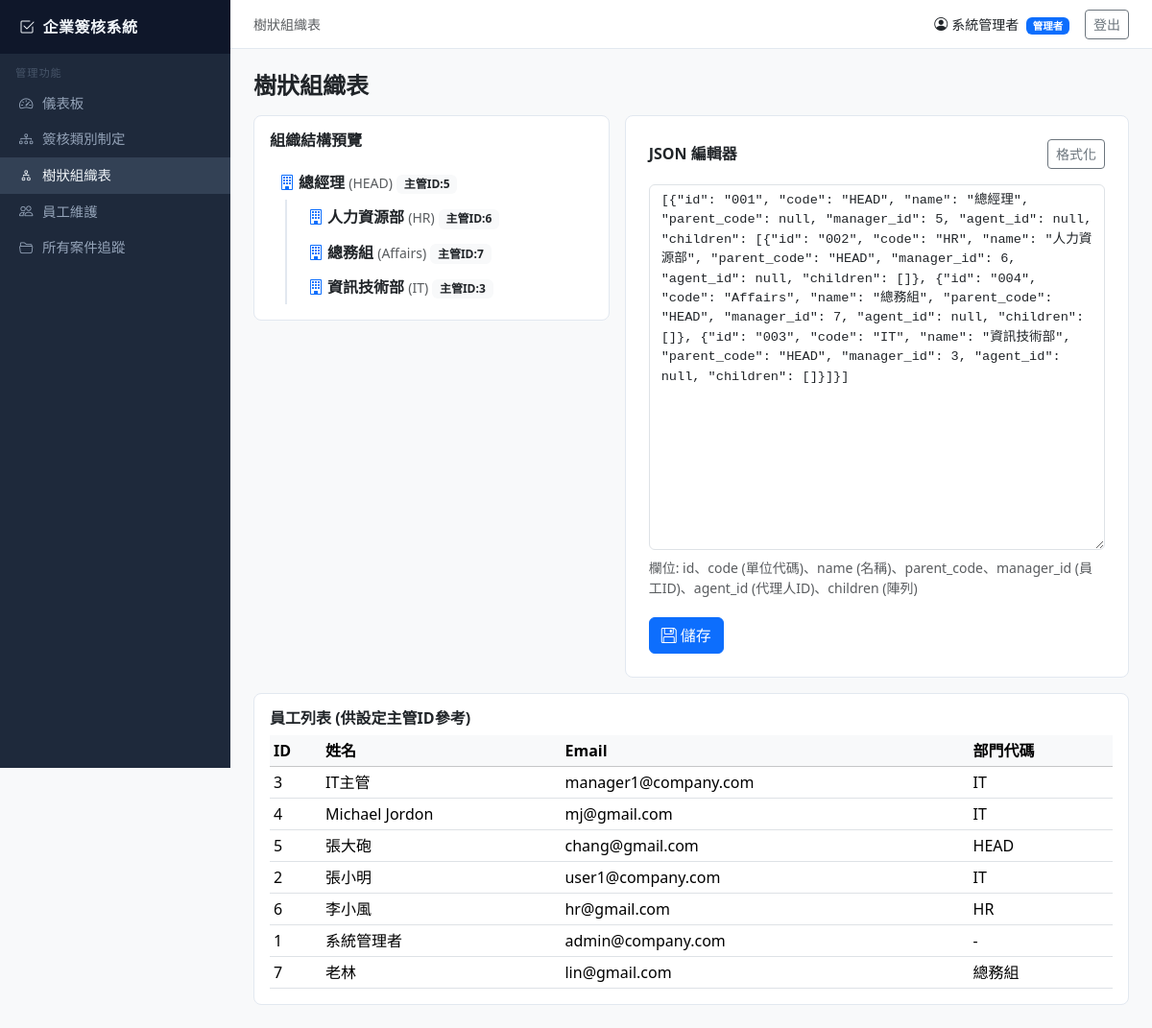
/admin-panel/org/ (signed in), run on the app's committed database.
### core/models.py (models this page shows, shortened)
class Employee(models.Model):
    user = models.OneToOneField(User, on_delete=models.CASCADE, related_name="employee", null=True, blank=True)
    name = models.CharField(max_length=100)
    email = models.EmailField(unique=True)
    tel = models.CharField(max_length=20, blank=True)
    department_code = models.CharField(max_length=50, blank=True)
    is_admin = models.BooleanField(default=False)
    created_at = models.DateTimeField(auto_now_add=True)
    class Meta:
        verbose_name = "員工"
        verbose_name_plural = "員工"

### core/views/admin_views.py (the view)
# urls.py: path("admin-panel/org/", admin_views.org_tree_view, name="org_tree"),
@admin_required
def org_tree_view(request):
    tree = get_org_tree()
    employees = Employee.objects.all().order_by("name")
    return render(request, "admin/org_tree.html", {"tree_json": json.dumps(tree, ensure_ascii=False), "employees": employees})

### core/views/admin_views.py (called while the page is built)
def get_org_tree():
    path = settings.ORG_TREE_PATH
    if path.exists():
        return json.loads(path.read_text(encoding="utf-8"))
    return []

### templates/admin/org_tree.html (shortened to what this page needs)
{% extends "base.html" %}
{% block breadcrumb %}樹狀組織表{% endblock %}
{% block content %}
<div class="d-flex justify-content-between align-items-center mb-3">
  <h4 class="fw-bold mb-0">樹狀組織表</h4>
</div>
<div class="row g-3">
<div class="col-md-5">
  <div class="card p-3">
    <h6 class="fw-semibold mb-3">組織結構預覽</h6>
    <div id="tree-view"></div>
  </div>
</div>
<div class="col-md-7">
  <div class="card p-4">
    <div class="d-flex justify-content-between align-items-center mb-3">
      <h6 class="fw-semibold mb-0">JSON 編輯器</h6>
      <button type="button" class="btn btn-sm btn-outline-secondary" id="formatBtn">格式化</button>
    </div>
    <textarea id="tree-editor" class="form-control" rows="18">{{ tree_json }}</textarea>
    <p class="text-muted small mt-2">
      欄位: id、code (單位代碼)、name (名稱)、parent_code、manager_id (員工ID)、agent_id (代理人ID)、children (陣列)
    </p>
    <form method="post" action="{% url 'org_tree_save' %}" id="saveOrgForm">
      <button type="button" class="btn btn-primary mt-1" id="saveOrgBtn"><i class="bi bi-floppy me-1"></i>儲存</button>
    </form>
  </div>
</div>
<div class="col-12">
  <div class="card p-3">
    <h6 class="fw-semibold mb-2">員工列表 (供設定主管ID參考)</h6>
    <div class="table-responsive">
      <table class="table table-sm table-hover mb-0">
        <thead class="table-light"><tr><th>ID</th><th>姓名</th><th>Email</th><th>部門代碼</th></tr></thead>
        <tbody>
          {% for emp in employees %}
          <tr><td>{{ emp.pk }}</td><td>{{ emp.name }}</td><td>{{ emp.email }}</td><td>{{ emp.department_code|default:"-" }}</td></tr>
          {% empty %}
          <tr><td colspan="4" class="text-muted text-center">尚無員工</td></tr>
          {% endfor %}
        </tbody>
      </table>
    </div>
  </div>
</div>
</div>
{% endblock %}

### templates/base.html (shortened to what this page needs)
<!DOCTYPE html>
<html lang="zh-Hant">
<head>
  <link rel="stylesheet" href="https://cdn.jsdelivr.net/npm/bootstrap@5.3.3/dist/css/bootstrap.min.css">
  <link rel="stylesheet" href="https://cdn.jsdelivr.net/npm/bootstrap-icons@1.11.3/font/bootstrap-icons.css">
</head>
<body>
{% if user.is_authenticated %}
{% with emp=user.employee %}
<div class="sidebar">
  <div class="brand"><i class="bi bi-check2-square me-2"></i>企業簽核系統</div>
  {% if emp.is_admin %}
  <div class="nav-section">管理功能</div>
  <a href="{% url 'admin_dashboard' %}" class="nav-link {% if request.resolver_match.url_name == 'admin_dashboard' %}active{% endif %}">
    <i class="bi bi-speedometer2"></i> 儀表板
  </a>
  <a href="{% url 'workflow_list' %}" class="nav-link {% if 'workflow' in request.resolver_match.url_name %}active{% endif %}">
    <i class="bi bi-diagram-3"></i> 簽核類別制定
  </a>
  <a href="{% url 'org_tree' %}" class="nav-link {% if request.resolver_match.url_name == 'org_tree' %}active{% endif %}">
    <i class="bi bi-diagram-2"></i> 樹狀組織表
  </a>
  <a href="{% url 'employee_list' %}" class="nav-link {% if 'employee' in request.resolver_match.url_name %}active{% endif %}">
    <i class="bi bi-people"></i> 員工維護
  </a>
  <a href="{% url 'admin_case_list' %}" class="nav-link {% if 'admin_case' in request.resolver_match.url_name %}active{% endif %}">
    <i class="bi bi-folder2-open"></i> 所有案件追蹤
  </a>
  {% endif %}
</div>
<div class="topbar">
  <span class="text-muted small">{% block breadcrumb %}{% endblock %}</span>
  <div class="d-flex align-items-center gap-3">
    <span class="small"><i class="bi bi-person-circle me-1"></i>{{ emp.name }}
      {% if emp.is_admin %}<span class="badge bg-primary ms-1">管理者</span>{% endif %}
    </span>
    <a href="{% url 'logout' %}" class="btn btn-sm btn-outline-secondary">登出</a>
  </div>
</div>
{% endwith %}
{% endif %}
<div class="main-content">
  {% block content %}{% endblock %}
</div>
</body>
</html>

### templates/base.html (style rules this page uses)
body { background-color: #f8f9fa; }
.sidebar { width: 240px; min-height: 100vh; background: #1e293b; color: #94a3b8; position: fixed; top: 0; left: 0; padding-top: 0; z-index: 100; overflow-y: auto; }
.sidebar .brand { background: #0f172a; padding: 1rem 1.25rem; font-size: 1rem; font-weight: 700; color: #f1f5f9; letter-spacing: 0.5px; }
.sidebar .nav-section { padding: 0.75rem 1rem 0.25rem; font-size: 0.7rem; text-transform: uppercase; letter-spacing: 1px; color: #475569; }
.sidebar .nav-link { color: #94a3b8; padding: 0.5rem 1.25rem; display: flex; align-items: center; gap: 0.6rem; font-size: 0.9rem; border-radius: 0; transition: all 0.15s; }
.sidebar .nav-link:hover, .sidebar .nav-link.active { background: #334155; color: #f1f5f9; }
.main-content { margin-left: 240px; padding: 1.5rem; min-height: 100vh; }
.topbar { background: #fff; border-bottom: 1px solid #e2e8f0; padding: 0.6rem 1.5rem; margin-left: 240px; position: sticky; top: 0; z-index: 99; display: flex; justify-content: space-between; align-items: center; }
.card { border: 1px solid #e2e8f0; border-radius: 0.5rem; }

### templates/admin/org_tree.html (style rules this page uses)
#tree-editor { font-family: monospace; font-size: 0.85rem; }

### data on the page
Employee: name "系統管理者", pk "1", email "admin@company.com", department_code "-"
Employee: pk "3", name "IT主管", email "manager1@company.com", department_code "IT"
Employee: pk "4", name "Michael Jordon", email "mj@gmail.com", department_code "IT"
Employee: pk "5", name "張大砲", email "chang@gmail.com", department_code "HEAD"
Employee: pk "2", name "張小明", email "user1@company.com", department_code "IT"
Employee: pk "6", name "李小風", email "hr@gmail.com", department_code "HR"
Employee: pk "7", name "老林", email "lin@gmail.com", department_code "總務組"
